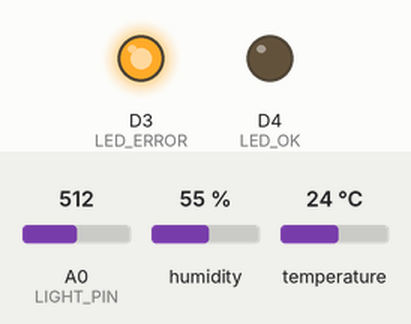
Recording of a sketch running on a simulated ESP8266 (NodeMCU). On the bench: output pins drawn as LEDs (lit = HIGH). The test bench sets the inputs (shaded band); at power-on: A0 (LIGHT_PIN) = 512, humidity 55 %, temperature 24 °C. WiFi joins after 1.5 s; servers stay silent unless stated; no MQTT or app messages arrive unless stated; what the sketch prints to the serial monitor is not drawn.

Above: at 0.6 s.
At 60.3 s:
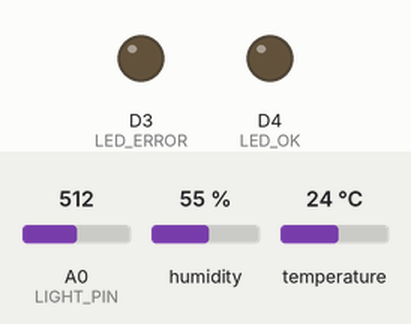
At 120.15 s:
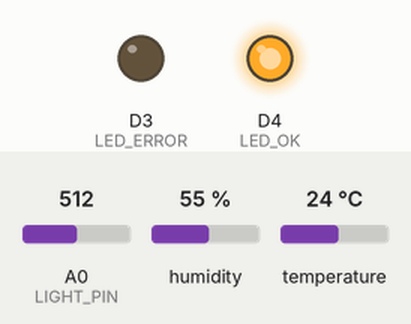
Timing chart, 0 to 121.8 s (numbered marks = the images above):
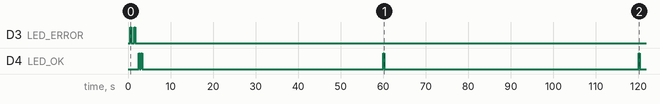

The sketch:

device-esp8226.ino
```cpp
#include <DHT.h>
#include <DHT_U.h>
#include <ESP8266WiFi.h>
#include <PubSubClient.h>

#define LED_ERROR D3
#define LED_OK D4
#define DHTPIN D5
#define LIGHT_PIN A0
#define DHTTYPE DHT11
DHT dht(DHTPIN, DHTTYPE);

#define LED_BLINK_DELAY      500
#define WIFI_RECONNECT_DELAY 1000
#define MQTT_RECONNECT_DELAY 5000

#define WIFI_SSID        ""
#define WIFI_PASSWORD    ""

#define MQTT_SERVER      ""
#define MQTT_PORT        8883
#define MQTT_USER        ""
#define MQTT_PASSWORD    ""
#define MQTT_CLIENT_NAME "DTH11-01"

#define REFRESH_INTERVAL 60000
#define ROOM_ID          "living"

WiFiClientSecure espClient;
PubSubClient mqtt_client(espClient);
unsigned long last_update = 0;

void setup() {
  Serial.begin(9600);
  pinMode(LED_ERROR, OUTPUT);
  pinMode(LED_OK, OUTPUT);
  pinMode(LIGHT_PIN, INPUT);
  dht.begin();
  espClient.setInsecure();
  setup_wifi();
  setup_mqtt();
}

void ledBlink(int pin) {
  digitalWrite(pin, HIGH);
  delay(LED_BLINK_DELAY / 2);
  digitalWrite(pin, LOW);
  delay(LED_BLINK_DELAY / 2);
}


void setup_wifi() {
  delay(500);
  Serial.print(String("Attempting to connect to ") + WIFI_SSID);
  WiFi.begin(WIFI_SSID, WIFI_PASSWORD);
  while (WiFi.status() != WL_CONNECTED) {
    Serial.print(".");
    ledBlink(LED_ERROR);
    delay(WIFI_RECONNECT_DELAY - LED_BLINK_DELAY);
  }
  Serial.print(String(" done. IP address: "));
  Serial.println(WiFi.localIP());
  ledBlink(LED_OK);
}


void setup_mqtt() {
  Serial.println(String("Attempting to connect to ") + MQTT_SERVER + " as " + MQTT_CLIENT_NAME);
  while (!mqtt_client.connected()) {
    mqtt_client.setServer(MQTT_SERVER, MQTT_PORT);
    if (mqtt_client.connect(MQTT_CLIENT_NAME, MQTT_USER, MQTT_PASSWORD)) {
      Serial.println("done.");
      ledBlink(LED_OK);
    }
    else {
      Serial.println(String("Could not connect to broker: ") +  mqtt_client.state());
      ledBlink(LED_ERROR);
      delay(MQTT_RECONNECT_DELAY - LED_BLINK_DELAY);
    }
  }
}


void loop() {
  mqtt_client.loop();
  unsigned long now = millis();
  if (now - last_update >= REFRESH_INTERVAL) {
    last_update = now;
    sensRead();
  }
}

String buildMessage(double value, double absoluteError) {
  String message =
    String("{\"deviceIdentifier\":\"") + MQTT_CLIENT_NAME
    + "\",\"value\":" + value
    + ",\"absoluteError\":" + absoluteError + "}";
  return message;
}

void publishMessage(String type, String message) {
  String topic = String("sensors/") + ROOM_ID + "/" + type;
  mqtt_client.publish(topic.c_str(), message.c_str(), true);
}

void sensRead() {
  float humidity = dht.readHumidity();
  float temperature = dht.readTemperature();
  float heat_index = dht.computeHeatIndex(temperature, humidity, false);
  float light_level = analogRead(LIGHT_PIN) / 1023.0f;

  if (isnan(temperature) || isnan(humidity)) {
    Serial.println("Could not read DHT11 sensor.");
    ledBlink(LED_ERROR);
    return;
  }

  publishMessage("temperature", buildMessage(temperature, 2.0));
  publishMessage("humidity", buildMessage(humidity, 5.0));
  publishMessage("heatIndex", buildMessage(heat_index, 5.0));
  publishMessage("lightLevel", buildMessage(light_level, 1.0f / 1024.0f));
  ledBlink(LED_OK);
}
```

Measured:
- by itself, D4 (LED_OK): repeats every 57.0 s: HIGH 0.25 s, LOW 56.7 s
